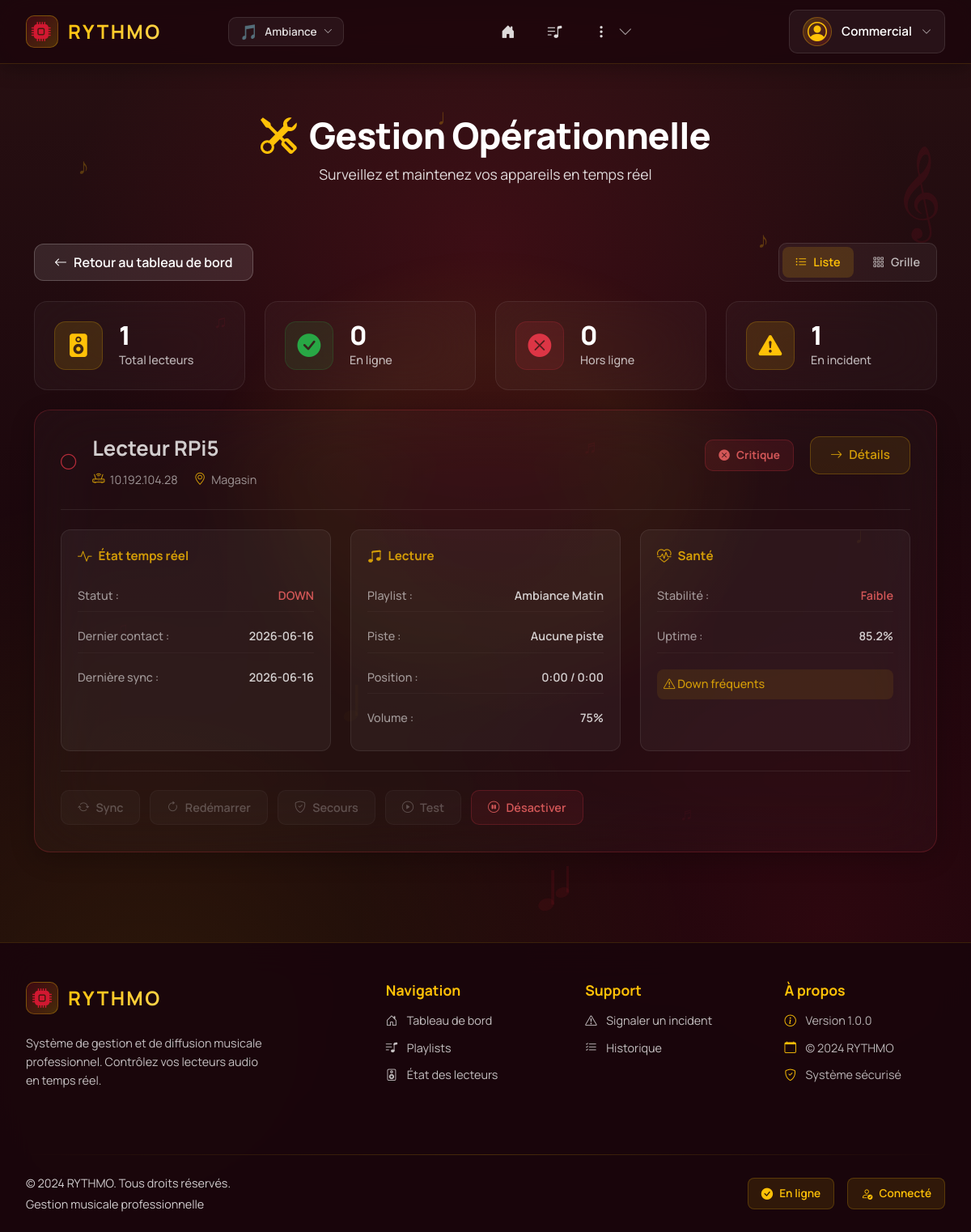
Page /lecteurs-ops/ (signed in) on the committed database.
### tables this page shows
CREATE TABLE utilisateur(
   id_utilisateur INTEGER PRIMARY KEY,
   nom_utilisateur VARCHAR(50) UNIQUE NOT NULL,
   motdepasse VARCHAR(50) NOT NULL,
   prenom VARCHAR(50) NOT NULL,
   nom VARCHAR(50) NOT NULL,
   email VARCHAR(100) UNIQUE NOT NULL,
   nom_role VARCHAR(50) NOT NULL,
   FOREIGN KEY(nom_role) REFERENCES role(nom_role)
);

CREATE TABLE lecteur(
   id_lecteur INTEGER PRIMARY KEY,
   nom_lecteur VARCHAR(50) UNIQUE NOT NULL,
   adresseIP VARCHAR(50) UNIQUE NOT NULL,
   etat_lecteur VARCHAR(50) NOT NULL,
   emplacement VARCHAR(50) NOT NULL,
   derniere_synchro DATE NOT NULL,
   adresse_lecteur VARCHAR(50) NOT NULL,
   alerte INTEGER NOT NULL,
   id_organisation INTEGER NOT NULL,
   FOREIGN KEY(id_organisation) REFERENCES organisation(id_organisation)
);

### app/controllers/LecteursOpsController.py (the view)
@lecteurs_ops_bp.route("/", methods=['GET'])
@reqlogged
@require_permission("manage_lecteurs", "view_lecteur_status")
def lecteurs_ops():
    role = normalize_role(session.get("role", "commercial"))
    all_lecteurs = dao.find_all()
    lecteurs_enriched = [
        {'lecteur': l, 'health': get_lecteur_health(l), 'current_state': get_lecteur_current_state(l)}
        for l in all_lecteurs
    ]
    return render_template(
        "lecteurs_ops.html",
        metadata={"title": "État des lecteurs", "pagename": "lecteurs_ops"},
        lecteurs_enriched=lecteurs_enriched,
        role=role,
        readonly=role == "commercial",
    )

### app/templates/lecteurs_ops.html (shortened to what this page needs)
{% extends 'layout.html' %}
{% block content %}
<div class="lecteurs-ops-hero">
  <div class="container">
    <h1><i class="bi bi-tools"></i> Gestion Opérationnelle</h1>
    <p>Surveillez et maintenez vos appareils en temps réel</p>
  </div>
</div>
<div class="container mt-4 pb-5">
  <div class="ops-actions mb-4">
    <a href="{{ url_for('index') }}" class="btn btn-rythmo-back">
      <i class="bi bi-arrow-left"></i> Retour au tableau de bord
    </a>
    <div class="view-toggle">
      <button class="view-btn active" data-view="list">
        <i class="bi bi-list-ul"></i> Liste
      </button>
      <button class="view-btn" data-view="grid">
        <i class="bi bi-grid-3x3-gap"></i> Grille
      </button>
    </div>
  </div>
  <div class="ops-stats mb-4">
    <div class="stat-card">
      <div class="stat-icon stat-icon-total">
        <i class="bi bi-speaker-fill"></i>
      </div>
      <div class="stat-content">
        <div class="stat-value">{{ lecteurs_enriched|length }}</div>
        <div class="stat-label">Total lecteurs</div>
      </div>
    </div>
    <div class="stat-card">
      <div class="stat-icon stat-icon-online">
        <i class="bi bi-check-circle-fill"></i>
      </div>
      <div class="stat-content">
        <div class="stat-value">{{ lecteurs_enriched|selectattr('lecteur.est_en_ligne', 'equalto', True)|list|length }}</div>
        <div class="stat-label">En ligne</div>
      </div>
    </div>
    <div class="stat-card">
      <div class="stat-icon stat-icon-offline">
        <i class="bi bi-x-circle-fill"></i>
      </div>
      <div class="stat-content">
        <div class="stat-value">{{ lecteurs_enriched|selectattr('lecteur.est_en_ligne', 'equalto', False)|list|length }}</div>
        <div class="stat-label">Hors ligne</div>
      </div>
    </div>
    <div class="stat-card">
      <div class="stat-icon stat-icon-warning">
        <i class="bi bi-exclamation-triangle-fill"></i>
      </div>
      <div class="stat-content">
        <div class="stat-value">{{ lecteurs_enriched|selectattr('health.stabilite', 'equalto', 'faible')|list|length }}</div>
        <div class="stat-label">En incident</div>
      </div>
    </div>
  </div>
  <div class="lecteurs-ops-list" id="lecteursList">
    {% for item in lecteurs_enriched %}
      {% set lecteur = item.lecteur %}
      {% set health = item.health %}
      {% set state = item.current_state %}
      <div class="lecteur-ops-card {% if not lecteur.est_en_ligne() %}offline{% endif %}"
           data-status="{% if lecteur.est_en_ligne() %}online{% else %}offline{% endif %}"
           data-health="{{ health.stabilite }}">
        <div class="lecteur-ops-header">
          <div class="lecteur-ops-header-left">
            <div class="lecteur-status-indicator {% if lecteur.est_en_ligne() %}status-online{% else %}status-offline{% endif %}">
              {% if lecteur.est_en_ligne() %}
                <i class="bi bi-circle-fill"></i>
              {% else %}
                <i class="bi bi-circle"></i>
              {% endif %}
            </div>
            <div class="lecteur-main-info">
              <h3 class="lecteur-ops-name">{{ lecteur.nom_lecteur }}</h3>
              <div class="lecteur-ops-meta">
                <span class="meta-item">
                  <i class="bi bi-router"></i> {{ lecteur.adresseIP }}
                </span>
                <span class="meta-item">
                  <i class="bi bi-geo-alt"></i> {{ lecteur.adresse_lecteur or 'Non assigné' }}
                </span>
              </div>
            </div>
          </div>
          <div class="lecteur-ops-header-right">
            <div class="health-indicator health-{{ health.stabilite }}">
              {% if health.stabilite == 'bonne' %}
                <i class="bi bi-check-circle-fill"></i> Stable
              {% elif health.stabilite == 'moyenne' %}
                <i class="bi bi-exclamation-circle-fill"></i> Instable
              {% else %}
                <i class="bi bi-x-circle-fill"></i> Critique
              {% endif %}
            </div>
            <a href="{{ url_for('lecteurs_ops.lecteurs_ops', lecteur_id=lecteur.id_lecteur) }}"
               class="btn btn-view-detail">
              <i class="bi bi-arrow-right"></i> Détails
            </a>
          </div>
        </div>
        <div class="lecteur-ops-body">
          <div class="ops-grid">
            <div class="ops-section">
              <div class="section-label">
                <i class="bi bi-activity"></i> État temps réel
              </div>
              <div class="section-content">
                <div class="state-item">
                  <span class="state-label">Statut :</span>
                  <span class="state-value {% if lecteur.est_en_ligne() %}value-online{% else %}value-offline{% endif %}">
                    {% if lecteur.est_en_ligne() %}UP{% else %}DOWN{% endif %}
                  </span>
                </div>
                <div class="state-item">
                  <span class="state-label">Dernier contact :</span>
                  <span class="state-value">{{ lecteur.derniere_synchro or 'Jamais' }}</span>
                </div>
                <div class="state-item">
                  <span class="state-label">Dernière sync :</span>
                  <span class="state-value">{{ lecteur.derniere_synchro or 'Jamais' }}</span>
                </div>
              </div>
            </div>
    <div class="ops-section">
      <div class="section-label">
        <i class="bi bi-music-note-beamed"></i> Lecture
      </div>
      <div class="section-content">
        <div class="state-item">
          <span class="state-label">Playlist :</span>
          <span class="state-value">
            {{ state.get('playlist_assignee', 'Aucune playlist') }}
          </span>
        </div>
        <div class="state-item">
          <span class="state-label">Piste :</span>
          <span class="state-value">
            {{ state.get('piste_en_cours', {}).get('nom', 'Aucune piste') }}
          </span>
        </div>
        <div class="state-item">
          <span class="state-label">Position :</span>
          <span class="state-value">
            {{ state.get('piste_en_cours', {}).get('position', '0:00') }}
            /
            {{ state.get('piste_en_cours', {}).get('duree', '0:00') }}
          </span>
        </div>
        <div class="state-item">
          <span class="state-label">Volume :</span>
          <span class="state-value">
            {{ state.get('volume', 75) }}%
          </span>
        </div>
      </div>
    </div>
            <div class="ops-section">
              <div class="section-label">
                <i class="bi bi-heart-pulse"></i> Santé
              </div>
              <div class="section-content">
                <div class="state-item">
                  <span class="state-label">Stabilité :</span>
                  <span class="state-value value-{{ health.stabilite }}">
                    {{ health.stabilite|title }}
                  </span>
                </div>
                <div class="state-item">
                  <span class="state-label">Uptime :</span>
                  <span class="state-value">{{ health.uptime_percent }}%</span>
                </div>
                {% if health.down_frequents %}
                <div class="state-item state-warning">
                  <span class="state-label"><i class="bi bi-exclamation-triangle"></i> Down fréquents</span>
                </div>
                {% endif %}
              </div>
            </div>
          </div>
          <div class="ops-actions-quick">
            <button class="action-quick-btn"
                    data-lecteur-id="{{ lecteur.id_lecteur }}"
                    data-action="sync"
                    {% if not lecteur.est_en_ligne() %}disabled title="Lecteur hors ligne"{% endif %}>
              <i class="bi bi-arrow-repeat"></i> Sync
            </button>
            <button class="action-quick-btn"
                    data-lecteur-id="{{ lecteur.id_lecteur }}"
                    data-action="restart"
                    {% if not lecteur.est_en_ligne() %}disabled title="Lecteur hors ligne"{% endif %}>
              <i class="bi bi-arrow-clockwise"></i> Redémarrer
            </button>
            <button class="action-quick-btn"
                    data-lecteur-id="{{ lecteur.id_lecteur }}"
                    data-action="fallback"
                    {% if not lecteur.est_en_ligne() %}disabled title="Lecteur hors ligne"{% endif %}>
              <i class="bi bi-shield-check"></i> Secours
            </button>
            <button class="action-quick-btn"
                    data-lecteur-id="{{ lecteur.id_lecteur }}"
                    data-action="test"
                    {% if not lecteur.est_en_ligne() %}disabled title="Lecteur hors ligne"{% endif %}>
              <i class="bi bi-play-circle"></i> Test
            </button>
            <button class="action-quick-btn action-danger"
                    data-lecteur-id="{{ lecteur.id_lecteur }}"
                    data-action="disable">
              <i class="bi bi-pause-circle"></i> Désactiver
            </button>
          </div>
        </div>
      </div>
    {% endfor %}
  </div>
</div>
{% endblock %}

### app/templates/includes/nav.html (shortened to what this page needs)
{% if current_user %}
<nav class="navbar-modern fixed-top navbar-expand-lg">
  <div class="navbar-container">
    <div class="navbar-brand-section">
      <a class="navbar-brand-modern" href="{{ url_for('index') }}">
        <div class="brand-icon-wrapper">
          <i class="bi bi-cpu-fill"></i>
        </div>
        <span class="brand-text">RYTHMO</span>
      </a>
      <div class="music-visualizer" id="music-bar">
      </div>
      <div class="theme-switcher d-none d-md-block">
        <button class="theme-switcher-trigger" type="button" data-bs-toggle="dropdown" aria-expanded="false" title="Changer de thème">
          <span class="theme-switcher-icon">
            {% if theme == 'joyeux' %}☀️
            {% elif theme == 'triste' %}🌧️
            {% elif theme == 'nature' %}🌿
            {% elif theme == 'romantique' %}💕
            {% else %}🎵{% endif %}
          </span>
          <span class="theme-switcher-label d-none d-lg-inline">Ambiance</span>
          <i class="bi bi-chevron-down theme-switcher-arrow"></i>
        </button>
      </div>
    </div>
    <div class="navbar-nav-section">
      <div class="collapse navbar-collapse-modern" id="navbarNav">
        <ul class="navbar-nav-modern">
          <li class="nav-item-modern">
            <a class="nav-link-modern nav-link-icon-only" href="{{ url_for('index') }}">
              <i class="bi bi-house-door-fill"></i>
            </a>
          </li>
          {% if user_can("view_playlists") or user_can("view_playlists_readonly") %}
          <li class="nav-item-modern">
            <a class="nav-link-modern nav-link-icon-only" href="{{ url_for('playlist.playlists') }}">
              <i class="bi bi-music-note-list"></i>
            </a>
          </li>
          {% endif %}
          {% if user_can("add_ad") or user_can("view_lecteur_status") or user_can("view_history") or user_can("manage_lecteurs") %}
          <li class="nav-item-modern nav-item-dropdown">
            <button class="nav-link-modern nav-link-icon-only nav-more-btn" type="button" data-bs-toggle="dropdown" aria-expanded="false">
              <i class="bi bi-three-dots-vertical"></i>
              <i class="bi bi-chevron-down nav-dropdown-arrow"></i>
            </button>
          </li>
          {% endif %}
        </ul>
      </div>
    </div>
    <div class="navbar-user-section">
      <div class="user-dropdown">
        <button class="user-menu-trigger" type="button" data-bs-toggle="dropdown" aria-expanded="false">
          <div class="user-avatar-nav">
            <i class="bi bi-person-circle"></i>
          </div>
          <span class="username-text d-none d-lg-inline">{{ current_user.username }}</span>
          <i class="bi bi-chevron-down dropdown-arrow"></i>
        </button>
      </div>
    </div>
  </div>
</nav>
{% endif %}

### rows in the picture
utilisateur: username "Commercial"
lecteur: nom_lecteur "Lecteur RPi5", adresseIP "10.192.104.28", adresse_lecteur "Magasin", derniere_synchro "2026-06-16", derniere_synchro "2026-06-16"

### other values in the picture
{{ lecteurs_enriched|length }} "1"
{{ state.get('playlist_assignee', 'Aucune playlist') }} "Ambiance Matin"
{{ state.get('piste_en_cours', {}).get('nom', 'Aucune piste') }} "Aucune piste"
{{ state.get('piste_en_cours', {}).get('position', '0:00') }} "0:00"
{{ state.get('piste_en_cours', {}).get('duree', '0:00') }} "0:00"
{{ state.get('volume', 75) }} "75"
{{ health.stabilite|title }} "Faible"
{{ health.uptime_percent }} "85.2"
